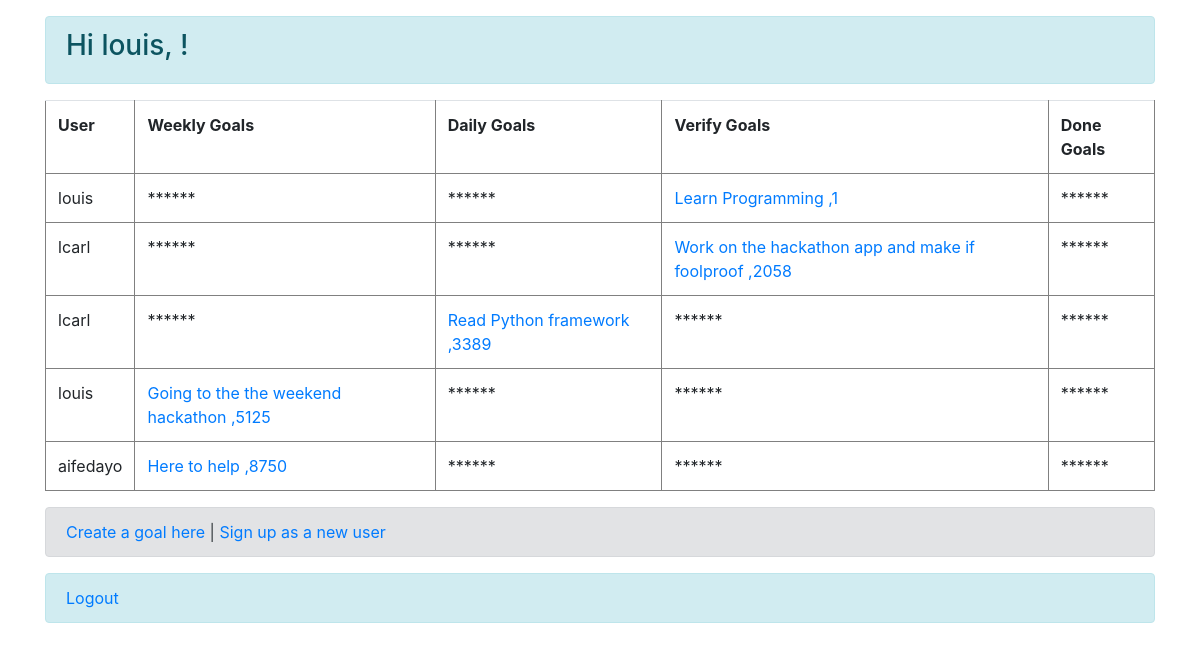
The page /aifedayoscrumy/home/ (signed in) on the database its author committed.
### aifedayoscrumy/models.py (models this page shows, shortened)
class ScrumyGoals (models.Model):
    goal_name = models.CharField(max_length = 250)
    goal_id = models.IntegerField(default=1)
    created_by = models.CharField(max_length = 250)
    moved_by = models.CharField(max_length = 250)
    owner = models.CharField(max_length=250)
    user = models.ForeignKey(User, related_name = 'goal_created', on_delete= models.PROTECT)
    goal_status = models.ForeignKey(GoalStatus, on_delete= models.PROTECT, related_name = 'goal_status')
    class Meta:
        ordering = ('goal_status',)

### aifedayoscrumy/views.py (the view)
# urls.py: path('home/', views.home, name = 'home'),
def home(request):
    scrumygoals = ScrumyGoals.objects.all()
    context = {
            'scrumygoals' : scrumygoals
   }
    return render(request, 'aifedayoscrumy/home.html', context)

### aifedayoscrumy/templates/aifedayoscrumy/home.html (shortened to what this page needs)
{% extends  'base.html' %}
{% block content %}
{% if user.is_authenticated %}
<div class ='alert alert-info' role='alert'>
<h3>Hi {{ user.username }},  {{ user.first_name }} !</h3>
</div>
    <div class = 'table'>
            <table style = 'width: 100%'>
                <tr>
                    <th>User</th>
                    <th>Weekly Goals</th>
                    <th>Daily Goals</th>
                    <th>Verify Goals</th>
                    <th>Done Goals</th>
                </tr>
                {% for goal in scrumygoals %}
                <tr>
                    <td>{{ goal.user }}</td>
                    <td> {% if goal.goal_status.status_name == 'Weekly Goal' %}
                        <div><a href = "{% url 'move_goal' goal_id=goal.goal_id %}">{{ goal.goal_name }} ,{{ goal.goal_id }}</a></div>
                    {% else %}
                    <div> ******</div>
                    {% endif %}
                </td>
                    <td> {% if goal.goal_status.status_name == 'Daily goal' %}
                        <div><a href = "{% url 'move_goal' goal_id=goal.goal_id %}">{{ goal.goal_name }} ,{{ goal.goal_id }}</a></div>
                    {% else %}
                    <div> ******</div>
                    {% endif %}
                </td>
                     <td> {% if goal.goal_status.status_name == 'Verify Goal' %}
                        <div><a href = "{% url 'move_goal' goal_id=goal.goal_id %}">{{ goal.goal_name }} ,{{ goal.goal_id }}</a></div>
                    {% else %}
                    <div> ******</div>
                    {% endif %}
                </td>
                     <td> {% if goal.goal_status.status_name == 'Done Goal' %}
                        <div><a href = "{% url 'move_goal' goal_id=goal.goal_id %}">{{ goal.goal_name }} ,{{ goal.goal_id }}</a></div>
                    {% else %}
                    <div> ******</div>
                    {% endif %}
                </td>
                </tr>
            {% endfor %}
            </table>
        </div>
<div class ='alert alert-secondary' role='alert'>
<a href = '{% url "add_goal" %}'>Create a goal here</a> | <a href = '{% url "index" %}'>Sign up as a new user</a>
</div>
<div class ='alert alert-info' role='alert'>
<a href = "{% url 'logout' %}">Logout</a>
</div>
{% endif %}
{% endblock %}

### aifedayoscrumy/templates/base.html (shortened to what this page needs)
<!DOCTYPE html>
<html>
    <head>
        <link rel="stylesheet" href="https://stackpath.bootstrapcdn.com/bootstrap/4.3.1/css/bootstrap.min.css">
    </head>
    <body>
        <div class = 'container'>
            {% block content %}
            {% endblock %}
        </div>
    </body>
</html>

### aifedayoscrumy/templates/aifedayoscrumy/home.html (style rules this page uses)
table, th, td { padding : 10px; border: 1px solid grey; }

### rows shown on the page
ScrumyGoals: user "louis", goal_name "Learn Programming", goal_id "1"
ScrumyGoals: user "lcarl", goal_name "Work on the hackathon app and make if foolproof", goal_id "2058"
ScrumyGoals: user "lcarl", goal_name "Read Python framework", goal_id "3389"
ScrumyGoals: user "louis", goal_name "Going to the the weekend hackathon", goal_id "5125"
ScrumyGoals: user "aifedayo", goal_name "Here to help", goal_id "8750"

### other values the page prints
{{ user.username }} "louis"
